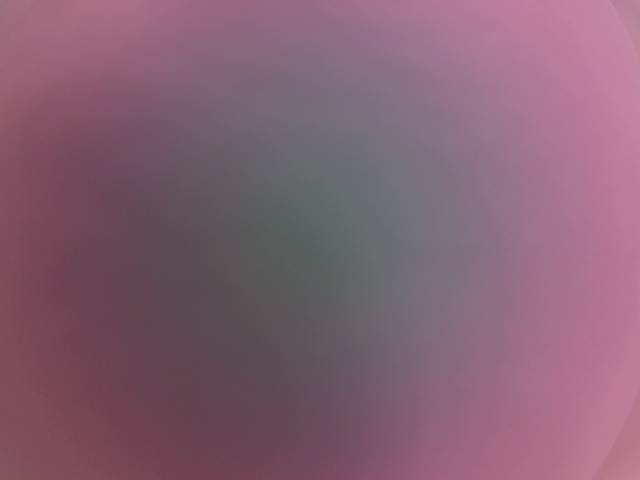
#> input picture main_ros/main_ros/vision/camera/calibration/whiteimages/white_000.png, 640 x 480 px; its folder holds only this picture in this run
$ python color_calibrate.py --images whiteimages   (older library calls are emulated)
#> lines starting #> are read from the running program, lines starting #| are printed output that depends on the picture
### main_ros/main_ros/vision/camera/calibration/calib_io.py
"""Calibration file helpers shared by the scripts and nodes (no ROS imports).

File layout under ``calib_dir`` (default: main_ros/vision/camera/calibration in src):

    images/                    checkerboard captures (raw, PNG)
    whiteimages/               white wall / paper captures (raw, PNG)
    data/camera_info.yaml      intrinsics, ROS camera_calibration_parsers format
                               (written by calibrate_intrinsics.py OR by the
                               image_pipeline cameracalibrator "COMMIT" button)
    data/intrinsicCalibration.npz   MAS507-style intrinsics (mtx, dist, ...)
    data/colorCalibration.npz       MAS507-style per-pixel colour gains (arr_0)
"""
import os
import pathlib

import cv2
import numpy as np
import yaml

DEFAULT_CAMERA_CALIB_DIR = '~/ros2_ws/src/main_ros/main_ros/vision/camera/calibration'
CAMERA_INFO_FILE = 'data/camera_info.yaml'
INTRINSICS_NPZ_FILE = 'data/intrinsicCalibration.npz'
COLOR_NPZ_FILE = 'data/colorCalibration.npz'
IMAGE_EXTS = ('.png', '.jpg', '.jpeg', '.bmp')

def expand(path):
    return pathlib.Path(os.path.expandvars(os.path.expanduser(str(path))))


def resolve(calib_dir, path_or_empty, default_rel):
    """Return explicit path if given, otherwise calib_dir/default_rel."""
    if path_or_empty:
        return expand(path_or_empty)
    return expand(calib_dir) / default_rel


def list_images(folder):
    folder = expand(folder)
    if not folder.is_dir():
        return []
    return sorted(p for p in folder.iterdir()
                  if p.is_file() and p.suffix.lower() in IMAGE_EXTS)


# [10 lines left out: function corners_clear_of_border, not called in this run]

# ---------------------------------------------------------------- camera_info

def _mat(rows, cols, data):
    return {'rows': rows, 'cols': cols,
            'data': [float(x) for x in np.asarray(data, dtype=float).ravel()]}


# [101 lines left out: functions write_camera_info_yaml, read_camera_info_yaml, load_intrinsics, new_camera_matrix, build_rectify_maps, load_color_gains, not called in this run]


def apply_color_gains(img, gains):
    """Per-pixel, per-channel gain (MAS507 colour calibration), saturating."""
    return cv2.multiply(img, gains, dtype=cv2.CV_8U)

### main_ros/main_ros/vision/camera/calibration/color_calibrate.py
"""Colour (flat-field) calibration - ROS 2 port of the MAS507 script.

    ros2 run main_ros color_calibrate
    ros2 run main_ros color_calibrate --blur 15      # smoother gains

Reads <calib_dir>/whiteimages/*.png (>= 20 RAW images of a white wall or paper
in even light, at the SAME resolution the camera publishes) and writes
<calib_dir>/data/colorCalibration.npz with key arr_0 = HxWx3 gains.

Model (same as MAS507): for every pixel (i, j) and channel k, find the gain g
that best maps the observed values v_n over the N images to the mean image
brightness m_n, in the least-squares sense:

    g[i,j,k] = sum_n(v_n * m_n) / sum_n(v_n ** 2)

Applying corrected = raw * g removes lens shading/vignetting and the colour
cast (the IMX219 on the Jetson shows a strong pink/red tint towards the edges
without a tuned ISP file) and balances the channels to grey.

Differences from the MAS507 script: width/height are read from the images, the
triple Python loop is vectorised (seconds instead of many minutes on the Nano),
images are accumulated one at a time (low memory), exposure is sanity-checked,
and a preview of the result is written.
"""
import argparse
import sys

import cv2
import numpy as np

from main_ros.vision.camera.calibration import calib_io


def parse_args(argv=None):
    p = argparse.ArgumentParser(description=__doc__,
                                formatter_class=argparse.RawDescriptionHelpFormatter)
    p.add_argument('--calib-dir', default=calib_io.DEFAULT_CAMERA_CALIB_DIR)
    p.add_argument('--images', default='', help='folder (default <calib-dir>/whiteimages)')
    p.add_argument('--out', default='', help='file (default <calib-dir>/data/colorCalibration.npz)')
    p.add_argument('--blur', type=int, default=0,
                   help='Gaussian kernel (odd px) to smooth the gain map; 0 = off (MAS507)')
    if argv is None:
        argv = sys.argv[1:]
    if '--ros-args' in argv:
        argv = argv[:argv.index('--ros-args')]
    return p.parse_args(argv)


def compute_gains(images):
    """images: iterable of HxWx3 uint8 arrays. Returns (gains, means, stats)."""
    num = den = None
    means = []
    saturated = []
    for img in images:
        v = img.astype(np.float64)
        m = float(v.mean())
        if num is None:
            num = np.zeros_like(v)
            den = np.zeros_like(v)
        elif v.shape != num.shape:
            raise ValueError('Image size %s differs from %s' % (v.shape, num.shape))
        num += v * m
        den += v * v
        means.append(m)
        saturated.append(float(np.mean(img >= 250)))
#> this loop made 1 pass
#> m on pass 1: 114.8
#> pass 1, in compute_gains, `num += v * m`:
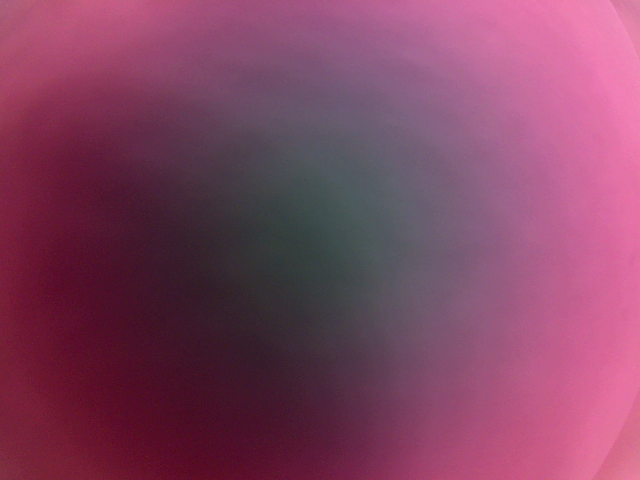
#> num: shape (480, 640, 3) float64; mean B, G, R 13133.1, 11212.7, 15218.2; drawn with min black and max white
#> pass 1, in compute_gains, `den += v * v`:
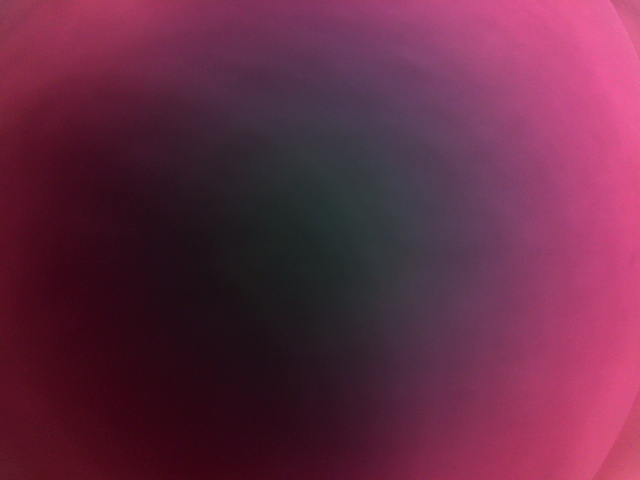
#> den: shape (480, 640, 3) float64; mean B, G, R 13665.3, 9894.7, 18486.6; drawn with min black and max white
#> after the loop, means = [114.8]; saturated = [0]
    if num is None:
        raise ValueError('No images')
    with np.errstate(divide='ignore', invalid='ignore'):
        gains = np.where(den > 0, num / den, 1.0)
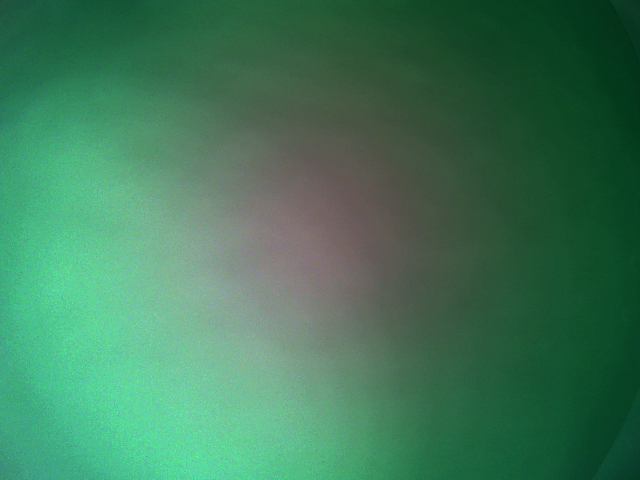
#> gains: shape (480, 640, 3) float64; mean B, G, R 1.05, 1.23, 0.912; drawn with min black and max white
    return gains, np.array(means), np.array(saturated)


def main(argv=None):
    a = parse_args(argv)
    folder = calib_io.resolve(a.calib_dir, a.images, 'whiteimages')
    out = calib_io.resolve(a.calib_dir, a.out, calib_io.COLOR_NPZ_FILE)
    files = calib_io.list_images(folder)
    print('Found %d images in %s' % (len(files), folder))
    if len(files) < 20:
        print('WARNING: MAS507 recommends at least 20 images.')
    if not files:
        sys.exit('No images - capture some first (image_saver mode:=white).')

    def reader():
        for f in files:
            img = cv2.imread(str(f))
            if img is None:
                print('  %s unreadable, skipped' % f.name)
                continue
            yield img

    try:
        gains, means, sat = compute_gains(reader())
    except ValueError as e:
        sys.exit(str(e))
    h, w = gains.shape[:2]
    print('Resolution: %dx%d  (must match the camera_node width/height)' % (w, h))
    print('Image mean brightness: min %.0f, max %.0f' % (means.min(), means.max()))
    if means.min() < 80:
        print('WARNING: some images are dark - use brighter, even light.')
    if sat.max() > 0.01:
        print('WARNING: up to %.1f%% of pixels are saturated (>=250) - gains are wrong '
              'where the image clips. Reduce exposure or light.' % (100 * sat.max()))

    if a.blur > 0:
        k = a.blur | 1
        gains = cv2.GaussianBlur(gains, (k, k), 0)
        print('Smoothed gains with %dx%d Gaussian' % (k, k))

    for c, name in enumerate('BGR'):
        g = gains[:, :, c]
        print('  gain %s: min %.3f  median %.3f  max %.3f' % (name, g.min(), np.median(g), g.max()))
    if gains.max() > 4:
        print('WARNING: gains above 4 - parts of the white images are very dark.')

    out.parent.mkdir(parents=True, exist_ok=True)
    np.savez(str(out), arr_0=gains)
    # Preview: first white image before/after correction (should look flat grey)
    first = cv2.imread(str(files[0]))
    fixed = calib_io.apply_color_gains(first, gains.astype(np.float32))
    preview = out.parent / 'color_check.png'
    cv2.imwrite(str(preview), np.hstack([first, fixed]))
    print('\nSaved:\n  %s\n  %s (white image before | after)' % (out, preview))


if __name__ == '__main__':
    main()
#> in apply_color_gains, `return cv2.multiply(img, gains, dtype=cv2.CV_8U)`: returned value: shape (480, 640, 3); every value is 115
#> ``:
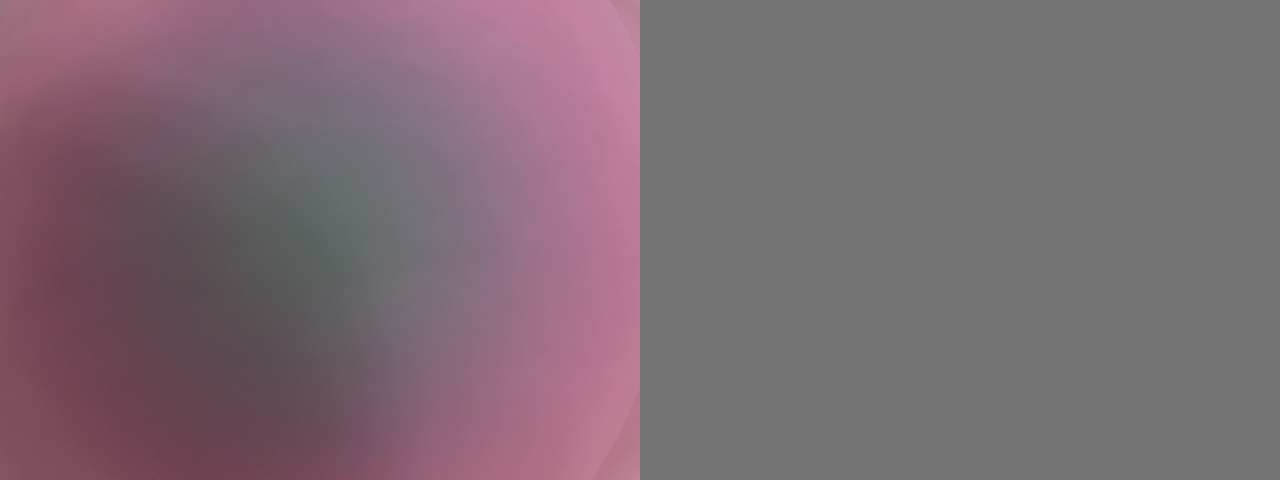
#> saved as color_check.png: shape (480, 1280, 3); mean B, G, R 114.7, 106.3, 123.8

$ run again, on main_ros/main_ros/vision/camera/calibration/whiteimages/white_004.png
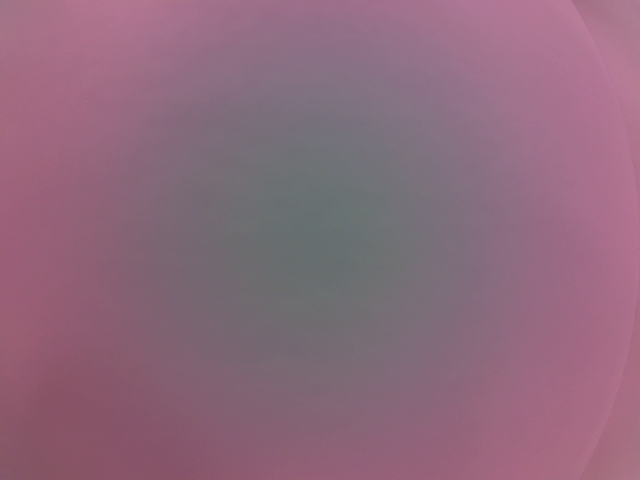
#> input picture main_ros/main_ros/vision/camera/calibration/whiteimages/white_004.png, 640 x 480 px
#> the loop in compute_gains, `for img in images:` made 1 pass
#> m on pass 1: 124.1
#> pass 1, in compute_gains, `den += v * v`:
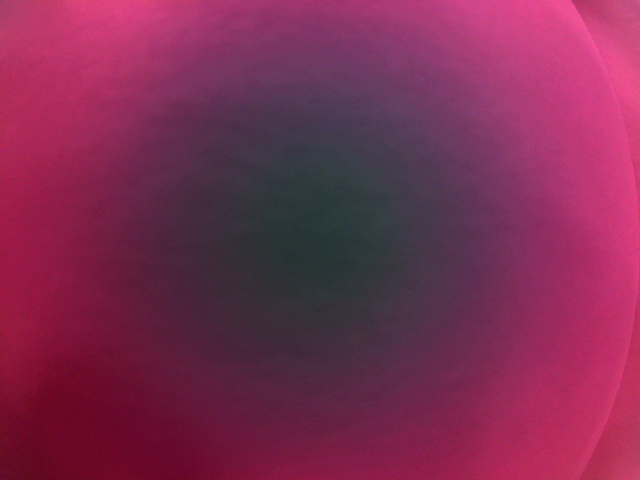
#> den: shape (480, 640, 3) float64; mean B, G, R 15583.1, 11260.8, 20570.6; drawn with min black and max white
#> after the loop in compute_gains, `for img in images:`: means = [124.1]; saturated = [0]
#> ``:
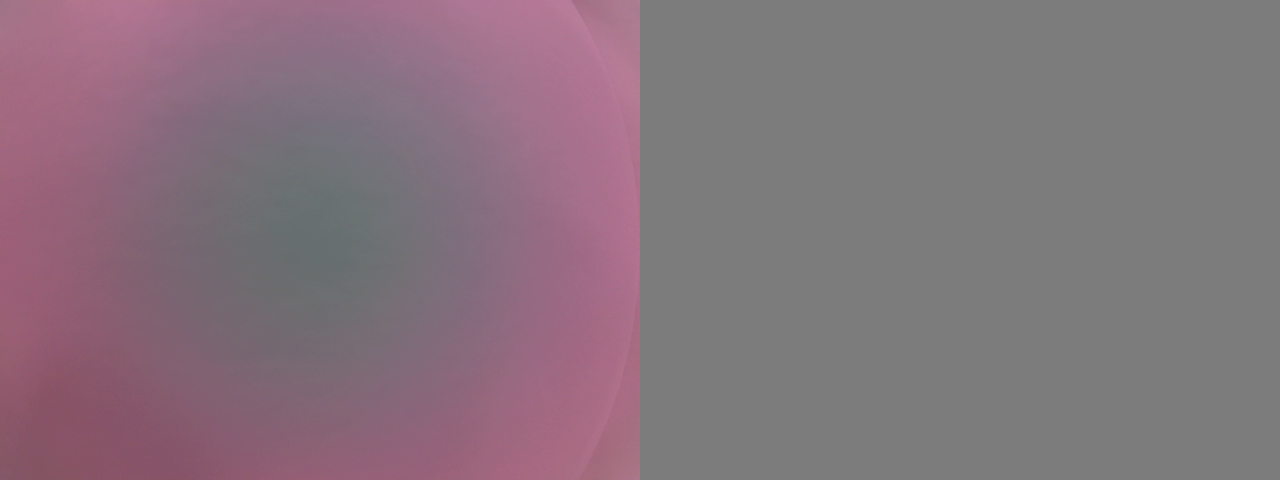
#> saved as color_check.png: shape (480, 1280, 3); mean B, G, R 124.2, 114.9, 133

$ run again, on main_ros/main_ros/vision/camera/calibration/whiteimages/white_005.png
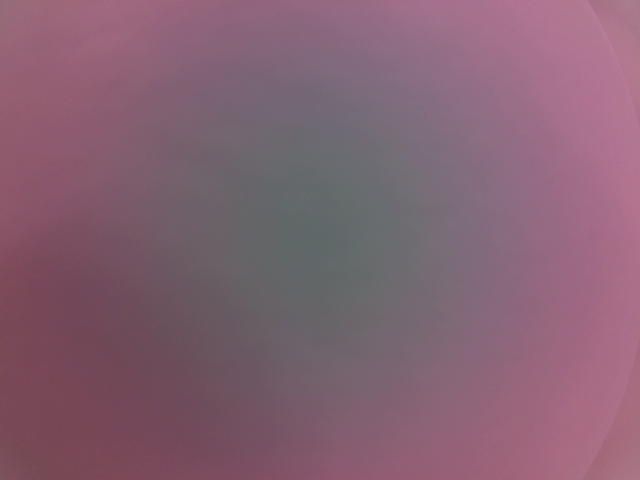
#> input picture main_ros/main_ros/vision/camera/calibration/whiteimages/white_005.png, 640 x 480 px
#> the loop in compute_gains, `for img in images:` made 1 pass
#> m on pass 1: 115
#> pass 1, in compute_gains, `den += v * v`:
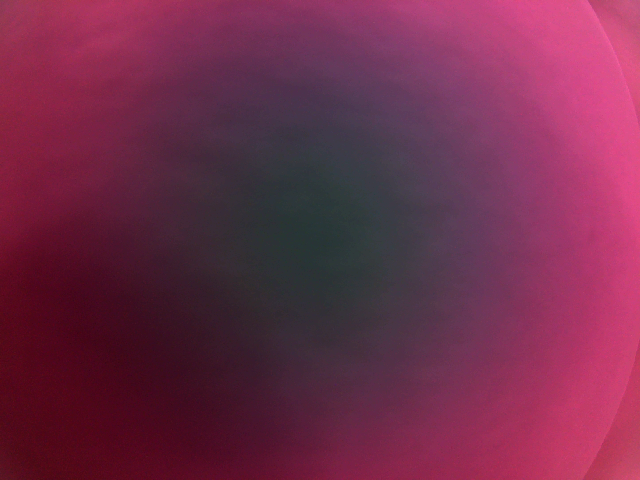
#> den: shape (480, 640, 3) float64; mean B, G, R 13379, 9737.1, 18041.1; drawn with min black and max white
#> after the loop in compute_gains, `for img in images:`: means = [115]; saturated = [0]
#> ``:
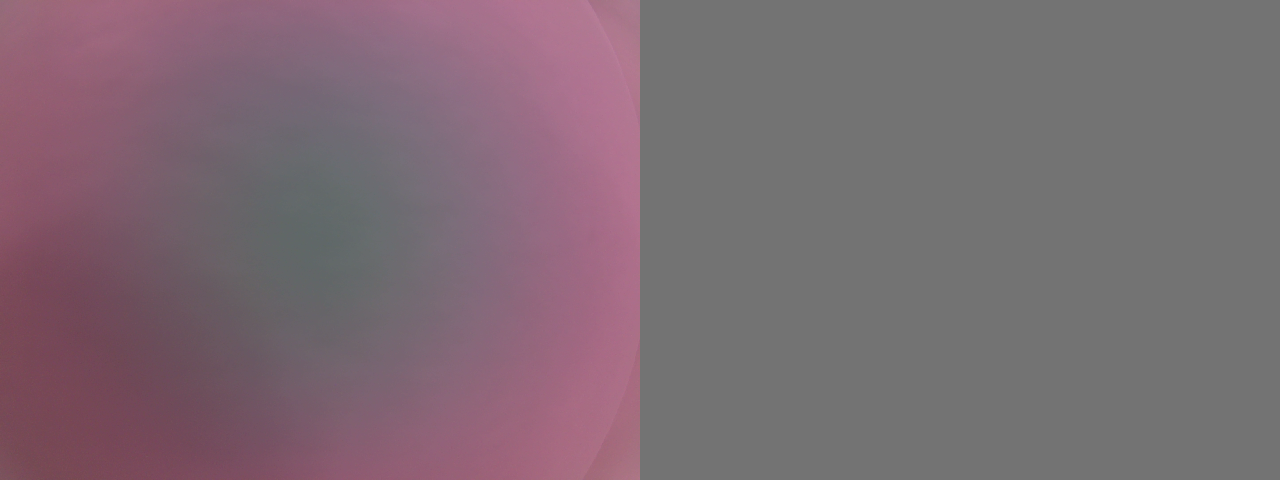
#> saved as color_check.png: shape (480, 1280, 3); mean B, G, R 114.8, 106.4, 123.8
